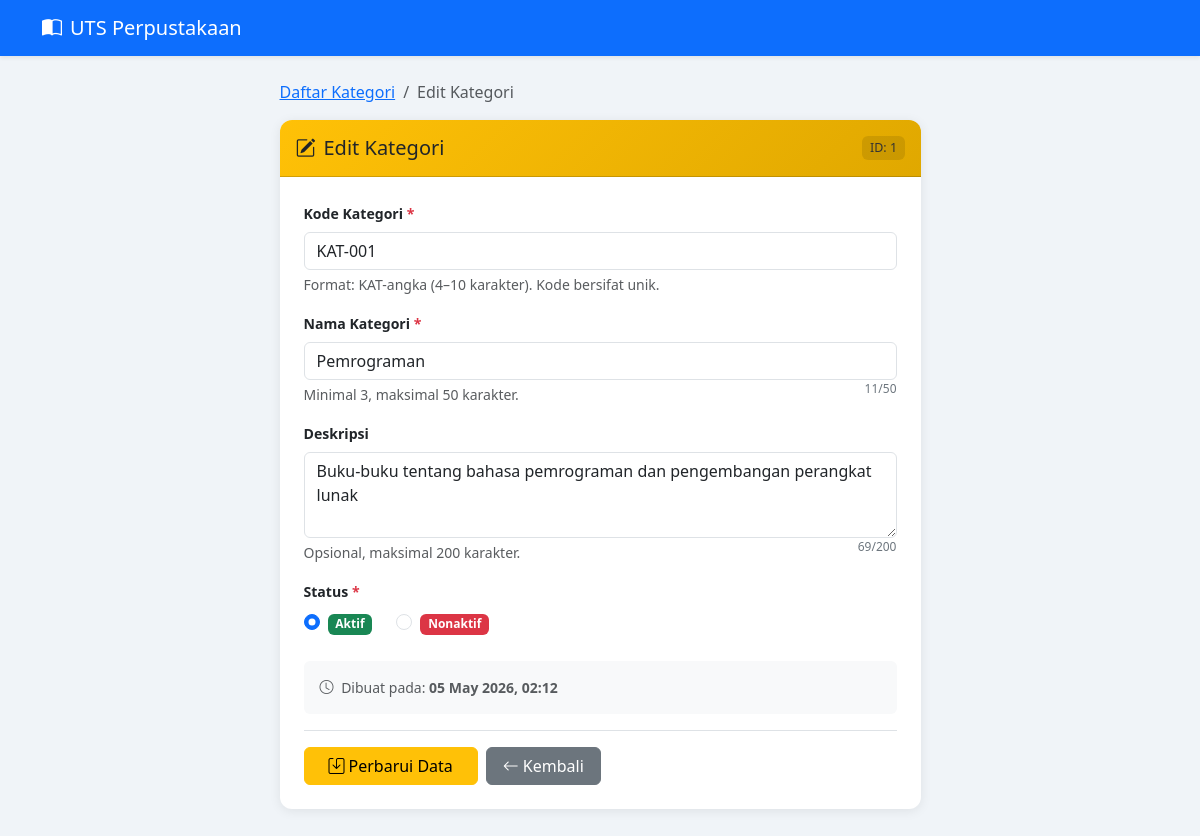
The page /edit.php?id=1 on the database its author committed.
### tables this page shows
CREATE TABLE `kategori` (
  `id_kategori`   INT           NOT NULL AUTO_INCREMENT,
  `kode_kategori` VARCHAR(10)   NOT NULL UNIQUE,
  `nama_kategori` VARCHAR(50)   NOT NULL,
  `deskripsi`     TEXT,
  `status`        ENUM('Aktif','Nonaktif') NOT NULL DEFAULT 'Aktif',
  `created_at`    TIMESTAMP     NOT NULL DEFAULT CURRENT_TIMESTAMP,
  PRIMARY KEY (`id_kategori`)
);

### edit.php (the view, shortened to what this page needs)
<?php
require_once 'config/database.php';
$id = isset($_GET['id']) ? (int)$_GET['id'] : 0;
$stmtGet = $conn->prepare("SELECT * FROM kategori WHERE id_kategori = ?");
$stmtGet->bind_param("i", $id);
$stmtGet->execute();
$resultGet = $stmtGet->get_result();
$data      = $resultGet->fetch_assoc();
$errors    = [];
$kode      = $data['kode_kategori'];
$nama      = $data['nama_kategori'];
$deskripsi = $data['deskripsi'] ?? '';
$status    = $data['status'];
?>
<!DOCTYPE html>
<html lang="id">
<head>
  <link href="https://cdn.jsdelivr.net/npm/bootstrap@5.3.0/dist/css/bootstrap.min.css" rel="stylesheet">
  <link href="https://cdn.jsdelivr.net/npm/bootstrap-icons@1.10.5/font/bootstrap-icons.min.css" rel="stylesheet">
</head>
<body>
<nav class="navbar navbar-expand-lg navbar-dark bg-primary shadow-sm">
  <div class="container">
    <a class="navbar-brand" href="index.php">
      <i class="bi bi-book-half me-2"></i>UTS Perpustakaan
    </a>
  </div>
</nav>
<div class="container mt-4 mb-5">
  <div class="row justify-content-center">
    <div class="col-lg-7 col-md-9">
      <nav aria-label="breadcrumb" class="mb-3">
        <ol class="breadcrumb">
          <li class="breadcrumb-item"><a href="index.php">Daftar Kategori</a></li>
          <li class="breadcrumb-item active">Edit Kategori</li>
        </ol>
      </nav>
      <div class="card">
        <div class="card-header py-3 d-flex align-items-center justify-content-between">
          <h5 class="mb-0"><i class="bi bi-pencil-square me-2"></i>Edit Kategori</h5>
          <span class="badge-id">ID: <?= $id ?></span>
        </div>
        <div class="card-body p-4">
          <form method="POST" novalidate>
            <div class="mb-3">
              <label for="kode_kategori" class="form-label">
                Kode Kategori <span class="text-danger">*</span>
              </label>
              <input type="text"
                     class="form-control <?= isset($errors['kode']) ? 'is-invalid' : '' ?>"
                     id="kode_kategori" name="kode_kategori"
                     value="<?= htmlspecialchars($kode) ?>"
                     maxlength="10" required>
              <div class="form-text">Format: KAT-angka (4–10 karakter). Kode bersifat unik.</div>
            </div>
            <div class="mb-3">
              <label for="nama_kategori" class="form-label">
                Nama Kategori <span class="text-danger">*</span>
              </label>
              <input type="text"
                     class="form-control <?= isset($errors['nama']) ? 'is-invalid' : '' ?>"
                     id="nama_kategori" name="nama_kategori"
                     value="<?= htmlspecialchars($nama) ?>"
                     maxlength="50" required>
              <div class="d-flex justify-content-between">
                <div class="form-text">Minimal 3, maksimal 50 karakter.</div>
                <span class="char-counter" id="namaCounter">0/50</span>
              </div>
            </div>
            <div class="mb-3">
              <label for="deskripsi" class="form-label">Deskripsi</label>
              <textarea class="form-control <?= isset($errors['deskripsi']) ? 'is-invalid' : '' ?>"
                        id="deskripsi" name="deskripsi" rows="3"
                        maxlength="200"><?= htmlspecialchars($deskripsi) ?></textarea>
              <div class="d-flex justify-content-between">
                <div class="form-text">Opsional, maksimal 200 karakter.</div>
                <span class="char-counter" id="deskCounter">0/200</span>
              </div>
            </div>
            <div class="mb-4">
              <label class="form-label">Status <span class="text-danger">*</span></label>
              <div class="d-flex gap-4">
                <div class="form-check">
                  <input class="form-check-input" type="radio" name="status" id="statusAktif" value="Aktif"
                         <?= $status === 'Aktif' ? 'checked' : '' ?>>
                  <label class="form-check-label" for="statusAktif">
                    <span class="badge bg-success">Aktif</span>
                  </label>
                </div>
                <div class="form-check">
                  <input class="form-check-input" type="radio" name="status" id="statusNonaktif" value="Nonaktif"
                         <?= $status === 'Nonaktif' ? 'checked' : '' ?>>
                  <label class="form-check-label" for="statusNonaktif">
                    <span class="badge bg-danger">Nonaktif</span>
                  </label>
                </div>
              </div>
            </div>
            <div class="mb-3 p-3 bg-light rounded small text-muted">
              <i class="bi bi-clock me-1"></i>
              Dibuat pada: <strong><?= date('d M Y, H:i', strtotime($data['created_at'])) ?></strong>
            </div>
            <div class="d-flex gap-2 border-top pt-3">
              <button type="submit" class="btn btn-warning px-4">
                <i class="bi bi-save me-1"></i>Perbarui Data
              </button>
              <a href="index.php" class="btn btn-secondary px-3">
                <i class="bi bi-arrow-left me-1"></i>Kembali
              </a>
            </div>
          </form>
        </div>
      </div>
    </div>
  </div>
</div>
</body>
</html>

### edit.php (style rules this page uses)
body { background-color: #f0f4f8; }
.card { border: none; box-shadow: 0 2px 12px rgba(0,0,0,.08); border-radius: 12px; }
.card-header { background: linear-gradient(135deg, #ffc107, #e0a800); color: #212529; border-radius: 12px 12px 0 0 !important; }
.form-label { font-weight: 600; font-size: .88rem; }
.char-counter { font-size: .75rem; color: #6c757d; }
.badge-id { background: rgba(0,0,0,.1); color: #333; border-radius: 6px; padding: .2em .6em; font-size: .78rem; }

### rows shown on the page
kategori: kode_kategori "KAT-001", nama_kategori "Pemrograman", deskripsi "Buku-buku tentang bahasa pemrograman dan pengembangan perangkat lunak", status "☑ Aktif", status "☐ Nonaktif", created_at "05 May 2026, 02:12"

### other values the page prints
$id "1"
